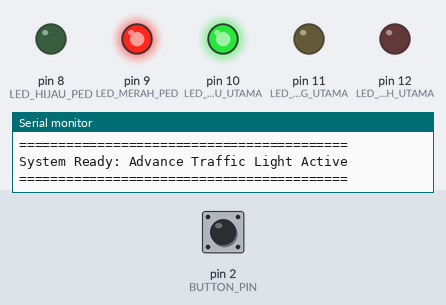
A sketch run on a simulated Arduino Uno, built with avr-gcc and run on an emulated ATmega328P. Shown: output pins drawn as LEDs (lit = HIGH), the last lines printed to the serial monitor. Inputs (shaded band) come from the test bench; at power-on: pin 2 (BUTTON_PIN) HIGH.

Above: at 1.2 s.
1.3 s: pin 2 (BUTTON_PIN) pulled LOW for 0.15 s
At 6.8 s:
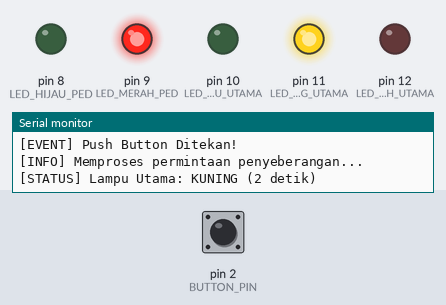
At 9.5 s:
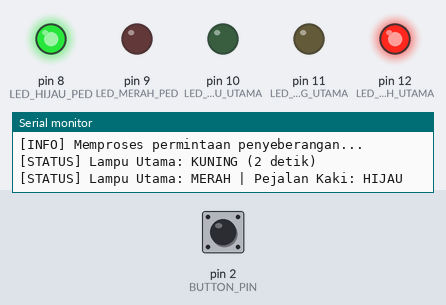
Timing chart, 0 to 17.3 s (numbered marks = the images above; inputs shaded):
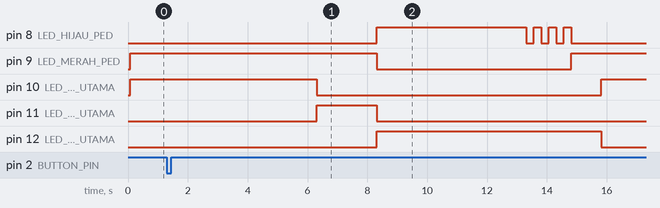

Measured:
- after the input at 1.3 s, pin 8 (LED_HIJAU_PED): LOW → HIGH after 7.0 s, then repeats every 0.50 s: LOW 0.25 s, HIGH 0.25 s, until it stays LOW from 14.8 s; pin 9 (LED_MERAH_PED): HIGH → LOW after 7.0 s, → HIGH 6.5 s later

The sketch:

advance_traffic_light_code.ino
```cpp
/*
  Proyek: Advance Traffic Light System with Pedestrian Crossing
  Deskripsi: Simulasi Lampu Lalu Lintas Pintar dengan Tombol Penyeberangan Pejalan Kaki
  Penulis: Faiq Arkan Nabil Santoso
*/

// --- PIN LAMPU LALU LINTAS UTAMA (KENDARAAN) ---
const int LED_MERAH_UTAMA  = 12;
const int LED_KUNING_UTAMA = 11;
const int LED_HIJAU_UTAMA  = 10;

// --- PIN LAMPU PEJALAN KAKI (PEDESTRIAN) ---
const int LED_MERAH_PED  = 9;
const int LED_HIJAU_PED  = 8;

// --- PIN TOMBOL PENYEBERANGAN ---
const int BUTTON_PIN = 2;

void setup() {
  // Konfigurasi pin LED sebagai OUTPUT
  pinMode(LED_MERAH_UTAMA, OUTPUT);
  pinMode(LED_KUNING_UTAMA, OUTPUT);
  pinMode(LED_HIJAU_UTAMA, OUTPUT);

  pinMode(LED_MERAH_PED, OUTPUT);
  pinMode(LED_HIJAU_PED, OUTPUT);

  // Konfigurasi pin Push Button menggunakan Internal Pull-Up Resistor
  // (Tombol bernilai LOW saat ditekan)
  pinMode(BUTTON_PIN, INPUT_PULLUP);

  // Inisialisasi Serial Monitor untuk debugging
  Serial.begin(9600);
  Serial.println("==========================================");
  Serial.println("System Ready: Advance Traffic Light Active");
  Serial.println("==========================================");
}

void loop() {
  // 1. KONDISI NORMAL (Default)
  // Jalan Utama: HIJAU | Pejalan Kaki: MERAH
  setMainTrafficLight(LOW, LOW, HIGH); // (Merah, Kuning, Hijau)
  setPedestrianLight(HIGH, LOW);        // (Merah, Hijau)

  // 2. CEK APAKAH TOMBOL PENYEBERANGAN DITEKAN
  if (digitalRead(BUTTON_PIN) == LOW) {
    Serial.println("\n[EVENT] Push Button Ditekan!");
    Serial.println("[INFO] Memproses permintaan penyeberangan...");

    // Safety Delay: Menunggu 5 detik sebelum sinyal berubah
    delay(5000);

    // TRANSISI 1: Lampu Utama Berubah ke KUNING (Peringatan Kendaraan)
    Serial.println("[STATUS] Lampu Utama: KUNING (2 detik)");
    setMainTrafficLight(LOW, HIGH, LOW);
    delay(2000);

    // TRANSISI 2: Lampu Utama MERAH & Pejalan Kaki HIJAU (Silakan Menyeberang)
    Serial.println("[STATUS] Lampu Utama: MERAH | Pejalan Kaki: HIJAU");
    setMainTrafficLight(HIGH, LOW, LOW);
    setPedestrianLight(LOW, HIGH);
    delay(5000); // Waktu aman menyeberang selama 5 detik

    // TRANSISI 3: Peringatan Waktu Menyeberang Akan Habis (Blinking Effect)
    Serial.println("[STATUS] Waktu menyeberang hampir habis (Lampu Kedip)");
    for (int i = 0; i < 3; i++) {
      setPedestrianLight(LOW, LOW); // Mati
      delay(250);
      setPedestrianLight(LOW, HIGH); // Nyala
      delay(250);
    }

    // TRANSISI 4: Mengembalikan Lampu Pejalan Kaki ke MERAH
    setPedestrianLight(HIGH, LOW);
    delay(1000);

    Serial.println("[INFO] Kembali ke mode lalu lintas normal.\n");
  }
}

// --- FUNGSI BANTUAN (HELPER FUNCTIONS) ---

// Fungsi untuk mengatur status 3 LED Jalan Utama
void setMainTrafficLight(bool merah, bool kuning, bool hijau) {
  digitalWrite(LED_MERAH_UTAMA, merah);
  digitalWrite(LED_KUNING_UTAMA, kuning);
  digitalWrite(LED_HIJAU_UTAMA, hijau);
}

// Fungsi untuk mengatur status 2 LED Pejalan Kaki
void setPedestrianLight(bool merah, bool hijau) {
  digitalWrite(LED_MERAH_PED, merah);
  digitalWrite(LED_HIJAU_PED, hijau);
}
```
